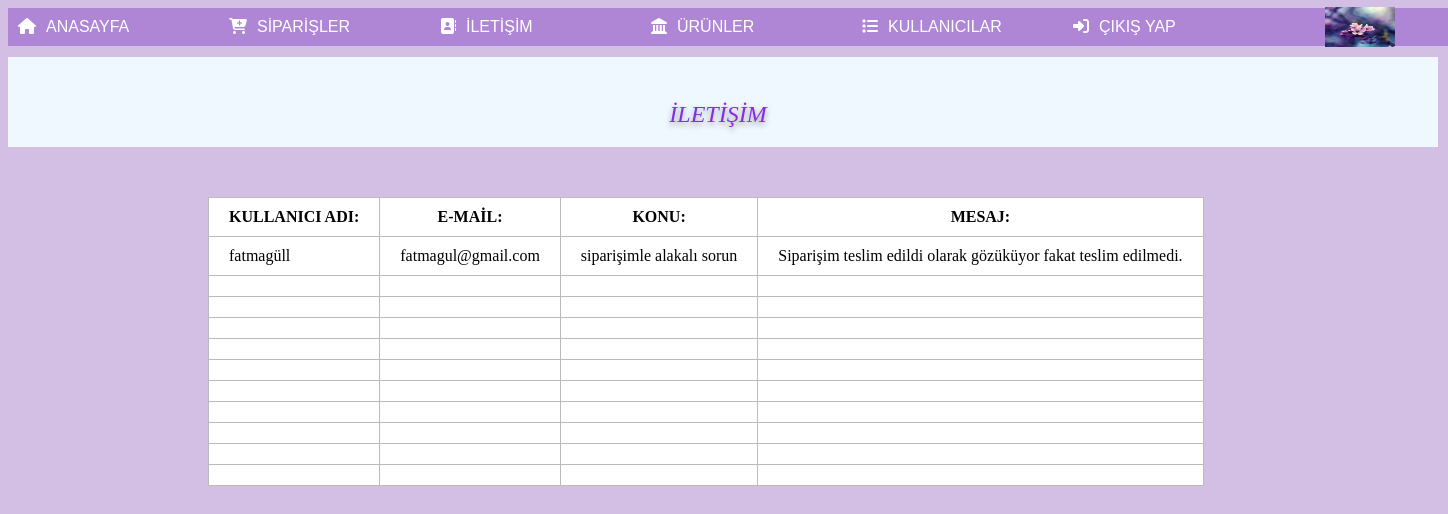
Page /yonetimpaneli/iletisim.php (signed in) on the committed database.
### tables this page shows
CREATE TABLE `iletisim_tb` (
  `kullanici_id` int(11) NOT NULL AUTO_INCREMENT,
  `kullanici_adi` varchar(255) DEFAULT NULL,
  `e_mail` varchar(255) DEFAULT NULL,
  `konu` mediumtext DEFAULT NULL,
  `mesaj` mediumtext DEFAULT NULL,
  PRIMARY KEY (`kullanici_id`)
);

### yonetimpaneli/iletisim.php (the view, shortened to what this page needs)
<html lang="en">
<head>
    <link rel="stylesheet" href="https://cdnjs.cloudflare.com/ajax/libs/font-awesome/6.5.1/css/all.min.css">
    <link rel="stylesheet" href="css1/yonetim.css">
</head>
<body>
<ul>
<li><a href="index.php"><i class="fa-solid fa-house"></i>ANASAYFA</a></li>
        <li><a href="siparis.php"><i class="fa-solid fa-cart-plus"></i></i>SİPARİŞLER</a></li>
        <li><a href="iletisim.php"><i class="fa-solid fa-address-book"></i>İLETİŞİM</a></li>
        <li><a href="yonetimurunler/urunler.php"><i class="fa-solid fa-landmark"></i>ÜRÜNLER</a></li>
        <li><a href="listeleme.php"><i class="fa-solid fa-list"></i>KULLANICILAR</a></li>
        <?php
          if(@$_SESSION["yonetici_adi"]!=null){
         echo "
           <li><a href='cikis.php'><i class='fa-solid fa-right-to-bracket'></i>ÇIKIŞ YAP</a></li> ";
        }
        ?>
    </ul>
    <img class="icon" src="resimler/cicek.jpg" alt="resim">
    <div class="satanlar"><p><i>İLETİŞİM</i></p></div>
    <form action="<?php echo $_SERVER['PHP_SELF']; ?>" method="post">
    <table border="1"class="tablo">
    <thead>
    <tr>
    <th>KULLANICI ADI:</th>
    <th>E-MAİL:</th>
    <th>KONU:</th>
    <th>MESAJ:</th>
     </tr>
    </thead>
      <tbody>
    <?php
     $baglan=mysqli_connect("localhost","root","","fatmagulbooks");
     $sorgu = mysqli_query($baglan, "select*from iletisim_tb");
     while($list=mysqli_fetch_array($sorgu)){
        echo "<tr>
        <td>$list[kullanici_adi]</td>
        <td>$list[e_mail]</td>
        <td>$list[konu]</td>
        <td>$list[mesaj]</td>
        </td>
        </tr>";
         }
         ?>
          </tbody>
        </table>
</body>
</html>

### yonetimpaneli/css1/yonetim.css (style rules this page uses)
body { background-color: rgb(210, 191, 227); }
ul { list-style-type: none; background-color: rgb(175, 133, 214); width:100%; }
ul li { display: inline-block; width: 200px; padding: 10px; margin-right:27px ; margin-left: -40px; }
ul li a { text-decoration: none; color: white; font-family: Arial, Helvetica, sans-serif; }
i { padding-right:10px ; }
.icon { margin-left: 92%; margin-top: -55px; width: 70px; height: 40px; }
.satanlar { background-color: aliceblue; color: black; width: 1390px; padding: 20px; margin-top: -5px; height: 50px; text-align: center; font-size: x-large; color: blueviolet; text-shadow: 0 3px 6px rgba(0,0,0,0.16),0 3px 6px rgba(0,0,0,0.23) ; }

### yonetimpaneli/iletisim.php (style rules this page uses)
table { border-collapse: collapse; background-color: #fff; margin-top:50px; margin-left:200px; }
table tr, table td, table th { border: 1px solid #bbb; padding: 10px 20px; }

### rows in the picture
iletisim_tb: kullanici_adi "fatmagüll", e_mail "fatmagul@gmail.com", konu "siparişimle alakalı sorun", mesaj "Siparişim teslim edildi olarak gözüküyor fakat teslim edilmedi."
